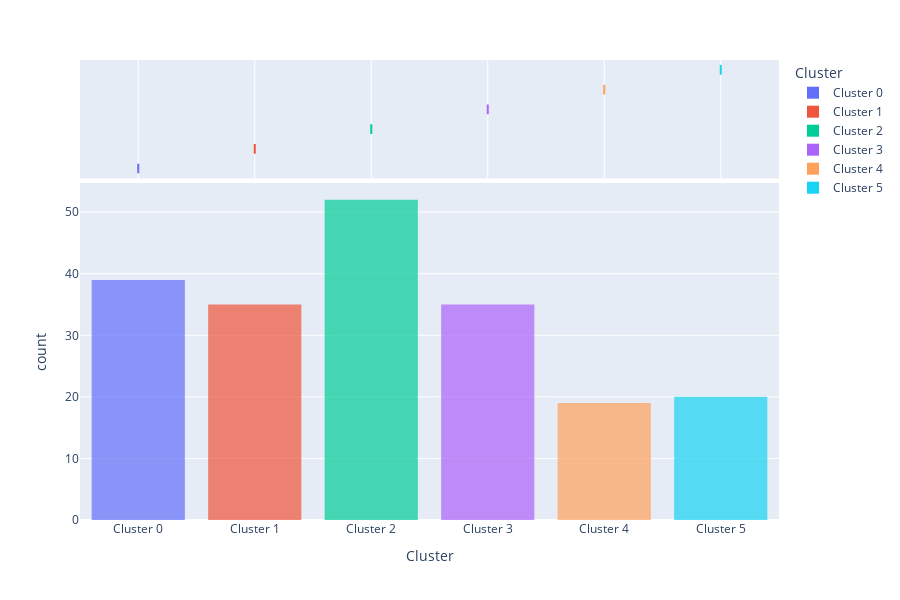

The notebook cell this image was saved under:
### Code cell
exp.plot_model(kmeans, plot='distribution')

### Figure 1 — Plotly figure (JSON) as saved in the notebook; plotly's stock layout.template omitted (floating-point values rounded to 4 significant figures; data arrays with more than 128 entries replaced by an {"elided": "..."} marker saying what was removed)
{"data": [{"alignmentgroup": "True", "bingroup": "x", "hovertemplate": "Cluster=%{x}<br>count=%{y}<extra></extra>", "legendgroup": "Cluster 0", "marker": {"color": "#636efa", "opacity": 0.7, "pattern": {"shape": ""}}, "name": "Cluster 0", "offsetgroup": "Cluster 0", "orientation": "v", "showlegend": true, "type": "histogram", "x": ["Cluster 0", "Cluster 0", "Cluster 0", "Cluster 0", "Cluster 0", "Cluster 0", "Cluster 0", "Cluster 0", "Cluster 0", "Cluster 0", "Cluster 0", "Cluster 0", "Cluster 0", "Cluster 0", "Cluster 0", "Cluster 0", "Cluster 0", "Cluster 0", "Cluster 0", "Cluster 0", "Cluster 0", "Cluster 0", "Cluster 0", "Cluster 0", "Cluster 0", "Cluster 0", "Cluster 0", "Cluster 0", "Cluster 0", "Cluster 0", "Cluster 0", "Cluster 0", "Cluster 0", "Cluster 0", "Cluster 0", "Cluster 0", "Cluster 0", "Cluster 0", "Cluster 0"], "xaxis": "x", "yaxis": "y"}, {"alignmentgroup": "True", "customdata": [[30, 137, 83], [38, 78, 76], [39, 78, 88], [34, 78, 90], [32, 77, 74], [28, 77, 97], [32, 76, 87], [32, 75, 93], [30, 78, 78], [35, 74, 72], [29, 73, 88], [31, 72, 71], [39, 71, 75], [38, 71, 75], [40, 71, 95], [31, 70, 77], [39, 69, 91], [32, 73, 73], [30, 78, 73], [27, 78, 89], [29, 98, 88], [38, 113, 91], [32, 103, 69], [36, 103, 85], [28, 101, 68], [30, 99, 97], [29, 79, 83], [32, 97, 86], [35, 93, 90], [35, 120, 79], [27, 88, 69], [36, 87, 92], [28, 87, 75], [32, 87, 63], [33, 86, 95], [36, 85, 75], [31, 81, 93], [30, 88, 86], [32, 126, 74]], "hovertemplate": "Cluster=%{x}<br>Age=%{customdata[0]}<br>Annual Income (k$)=%{customdata[1]}<br>Spending Score (1-100)=%{customdata[2]}<extra></extra>", "legendgroup": "Cluster 0", "marker": {"color": "#636efa"}, "name": "Cluster 0", "notched": true, "offsetgroup": "Cluster 0", "showlegend": false, "type": "box", "x": ["Cluster 0", "Cluster 0", "Cluster 0", "Cluster 0", "Cluster 0", "Cluster 0", "Cluster 0", "Cluster 0", "Cluster 0", "Cluster 0", "Cluster 0", "Cluster 0", "Cluster 0", "Cluster 0", "Cluster 0", "Cluster 0", "Cluster 0", "Cluster 0", "Cluster 0", "Cluster 0", "Cluster 0", "Cluster 0", "Cluster 0", "Cluster 0", "Cluster 0", "Cluster 0", "Cluster 0", "Cluster 0", "Cluster 0", "Cluster 0", "Cluster 0", "Cluster 0", "Cluster 0", "Cluster 0", "Cluster 0", "Cluster 0", "Cluster 0", "Cluster 0", "Cluster 0"], "xaxis": "x2", "yaxis": "y2"}, {"alignmentgroup": "True", "bingroup": "x", "hovertemplate": "Cluster=%{x}<br>count=%{y}<extra></extra>", "legendgroup": "Cluster 1", "marker": {"color": "#EF553B", "opacity": 0.7, "pattern": {"shape": ""}}, "name": "Cluster 1", "offsetgroup": "Cluster 1", "orientation": "v", "showlegend": true, "type": "histogram", "x": ["Cluster 1", "Cluster 1", "Cluster 1", "Cluster 1", "Cluster 1", "Cluster 1", "Cluster 1", "Cluster 1", "Cluster 1", "Cluster 1", "Cluster 1", "Cluster 1", "Cluster 1", "Cluster 1", "Cluster 1", "Cluster 1", "Cluster 1", "Cluster 1", "Cluster 1", "Cluster 1", "Cluster 1", "Cluster 1", "Cluster 1", "Cluster 1", "Cluster 1", "Cluster 1", "Cluster 1", "Cluster 1", "Cluster 1", "Cluster 1", "Cluster 1", "Cluster 1", "Cluster 1", "Cluster 1", "Cluster 1"], "xaxis": "x", "yaxis": "y"}, {"alignmentgroup": "True", "customdata": [[48, 61, 42], [47, 60, 47], [43, 48, 50], [49, 62, 56], [54, 47, 59], [47, 49, 42], [49, 62, 48], [32, 60, 42], [38, 54, 55], [48, 60, 49], [45, 54, 53], [40, 54, 48], [49, 54, 42], [50, 58, 46], [54, 63, 46], [46, 54, 44], [40, 60, 40], [53, 46, 46], [40, 69, 58], [55, 57, 58], [50, 40, 55], [50, 67, 57], [38, 64, 42], [51, 67, 43], [49, 65, 59], [49, 42, 52], [48, 54, 46], [48, 39, 36], [48, 77, 36], [56, 79, 35], [50, 43, 45], [47, 43, 41], [51, 44, 50], [43, 71, 35], [38, 67, 40]], "hovertemplate": "Cluster=%{x}<br>Age=%{customdata[0]}<br>Annual Income (k$)=%{customdata[1]}<br>Spending Score (1-100)=%{customdata[2]}<extra></extra>", "legendgroup": "Cluster 1", "marker": {"color": "#EF553B"}, "name": "Cluster 1", "notched": true, "offsetgroup": "Cluster 1", "showlegend": false, "type": "box", "x": ["Cluster 1", "Cluster 1", "Cluster 1", "Cluster 1", "Cluster 1", "Cluster 1", "Cluster 1", "Cluster 1", "Cluster 1", "Cluster 1", "Cluster 1", "Cluster 1", "Cluster 1", "Cluster 1", "Cluster 1", "Cluster 1", "Cluster 1", "Cluster 1", "Cluster 1", "Cluster 1", "Cluster 1", "Cluster 1", "Cluster 1", "Cluster 1", "Cluster 1", "Cluster 1", "Cluster 1", "Cluster 1", "Cluster 1", "Cluster 1", "Cluster 1", "Cluster 1", "Cluster 1", "Cluster 1", "Cluster 1"], "xaxis": "x2", "yaxis": "y2"}, {"alignmentgroup": "True", "bingroup": "x", "hovertemplate": "Cluster=%{x}<br>count=%{y}<extra></extra>", "legendgroup": "Cluster 2", "marker": {"color": "#00cc96", "opacity": 0.7, "pattern": {"shape": ""}}, "name": "Cluster 2", "offsetgroup": "Cluster 2", "orientation": "v", "showlegend": true, "type": "histogram", "x": ["Cluster 2", "Cluster 2", "Cluster 2", "Cluster 2", "Cluster 2", "Cluster 2", "Cluster 2", "Cluster 2", "Cluster 2", "Cluster 2", "Cluster 2", "Cluster 2", "Cluster 2", "Cluster 2", "Cluster 2", "Cluster 2", "Cluster 2", "Cluster 2", "Cluster 2", "Cluster 2", "Cluster 2", "Cluster 2", "Cluster 2", "Cluster 2", "Cluster 2", "Cluster 2", "Cluster 2", "Cluster 2", "Cluster 2", "Cluster 2", "Cluster 2", "Cluster 2", "Cluster 2", "Cluster 2", "Cluster 2", "Cluster 2", "Cluster 2", "Cluster 2", "Cluster 2", "Cluster 2", "Cluster 2", "Cluster 2", "Cluster 2", "Cluster 2", "Cluster 2", "Cluster 2", "Cluster 2", "Cluster 2", "Cluster 2", "Cluster 2", "Cluster 2", "Cluster 2"], "xaxis": "x", "yaxis": "y"}, {"alignmentgroup": "True", "customdata": {"elided": "52x3 int values"}, "hovertemplate": "Cluster=%{x}<br>Age=%{customdata[0]}<br>Annual Income (k$)=%{customdata[1]}<br>Spending Score (1-100)=%{customdata[2]}<extra></extra>", "legendgroup": "Cluster 2", "marker": {"color": "#00cc96"}, "name": "Cluster 2", "notched": true, "offsetgroup": "Cluster 2", "showlegend": false, "type": "box", "x": ["Cluster 2", "Cluster 2", "Cluster 2", "Cluster 2", "Cluster 2", "Cluster 2", "Cluster 2", "Cluster 2", "Cluster 2", "Cluster 2", "Cluster 2", "Cluster 2", "Cluster 2", "Cluster 2", "Cluster 2", "Cluster 2", "Cluster 2", "Cluster 2", "Cluster 2", "Cluster 2", "Cluster 2", "Cluster 2", "Cluster 2", "Cluster 2", "Cluster 2", "Cluster 2", "Cluster 2", "Cluster 2", "Cluster 2", "Cluster 2", "Cluster 2", "Cluster 2", "Cluster 2", "Cluster 2", "Cluster 2", "Cluster 2", "Cluster 2", "Cluster 2", "Cluster 2", "Cluster 2", "Cluster 2", "Cluster 2", "Cluster 2", "Cluster 2", "Cluster 2", "Cluster 2", "Cluster 2", "Cluster 2", "Cluster 2", "Cluster 2", "Cluster 2", "Cluster 2"], "xaxis": "x2", "yaxis": "y2"}, {"alignmentgroup": "True", "bingroup": "x", "hovertemplate": "Cluster=%{x}<br>count=%{y}<extra></extra>", "legendgroup": "Cluster 3", "marker": {"color": "#ab63fa", "opacity": 0.7, "pattern": {"shape": ""}}, "name": "Cluster 3", "offsetgroup": "Cluster 3", "orientation": "v", "showlegend": true, "type": "histogram", "x": ["Cluster 3", "Cluster 3", "Cluster 3", "Cluster 3", "Cluster 3", "Cluster 3", "Cluster 3", "Cluster 3", "Cluster 3", "Cluster 3", "Cluster 3", "Cluster 3", "Cluster 3", "Cluster 3", "Cluster 3", "Cluster 3", "Cluster 3", "Cluster 3", "Cluster 3", "Cluster 3", "Cluster 3", "Cluster 3", "Cluster 3", "Cluster 3", "Cluster 3", "Cluster 3", "Cluster 3", "Cluster 3", "Cluster 3", "Cluster 3", "Cluster 3", "Cluster 3", "Cluster 3", "Cluster 3", "Cluster 3"], "xaxis": "x", "yaxis": "y"}, {"alignmentgroup": "True", "customdata": [[50, 85, 26], [25, 77, 12], [33, 113, 8], [36, 87, 27], [47, 120, 16], [34, 78, 22], [19, 81, 5], [45, 126, 28], [44, 78, 20], [47, 78, 16], [28, 76, 40], [37, 78, 1], [40, 87, 13], [34, 78, 1], [36, 87, 10], [43, 78, 17], [57, 75, 5], [52, 88, 13], [37, 97, 32], [41, 99, 39], [54, 101, 24], [41, 103, 17], [23, 70, 29], [59, 93, 14], [34, 103, 23], [46, 98, 15], [59, 71, 11], [58, 88, 15], [25, 72, 34], [20, 73, 5], [44, 73, 7], [32, 137, 18], [19, 74, 10], [47, 71, 9], [42, 86, 20]], "hovertemplate": "Cluster=%{x}<br>Age=%{customdata[0]}<br>Annual Income (k$)=%{customdata[1]}<br>Spending Score (1-100)=%{customdata[2]}<extra></extra>", "legendgroup": "Cluster 3", "marker": {"color": "#ab63fa"}, "name": "Cluster 3", "notched": true, "offsetgroup": "Cluster 3", "showlegend": false, "type": "box", "x": ["Cluster 3", "Cluster 3", "Cluster 3", "Cluster 3", "Cluster 3", "Cluster 3", "Cluster 3", "Cluster 3", "Cluster 3", "Cluster 3", "Cluster 3", "Cluster 3", "Cluster 3", "Cluster 3", "Cluster 3", "Cluster 3", "Cluster 3", "Cluster 3", "Cluster 3", "Cluster 3", "Cluster 3", "Cluster 3", "Cluster 3", "Cluster 3", "Cluster 3", "Cluster 3", "Cluster 3", "Cluster 3", "Cluster 3", "Cluster 3", "Cluster 3", "Cluster 3", "Cluster 3", "Cluster 3", "Cluster 3"], "xaxis": "x2", "yaxis": "y2"}, {"alignmentgroup": "True", "bingroup": "x", "hovertemplate": "Cluster=%{x}<br>count=%{y}<extra></extra>", "legendgroup": "Cluster 4", "marker": {"color": "#FFA15A", "opacity": 0.7, "pattern": {"shape": ""}}, "name": "Cluster 4", "offsetgroup": "Cluster 4", "orientation": "v", "showlegend": true, "type": "histogram", "x": ["Cluster 4", "Cluster 4", "Cluster 4", "Cluster 4", "Cluster 4", "Cluster 4", "Cluster 4", "Cluster 4", "Cluster 4", "Cluster 4", "Cluster 4", "Cluster 4", "Cluster 4", "Cluster 4", "Cluster 4", "Cluster 4", "Cluster 4", "Cluster 4", "Cluster 4"], "xaxis": "x", "yaxis": "y"}, {"alignmentgroup": "True", "customdata": [[37, 20, 13], [20, 16, 6], [58, 20, 15], [67, 19, 14], [35, 18, 6], [64, 19, 3], [60, 30, 4], [52, 23, 29], [35, 24, 35], [46, 25, 5], [54, 28, 14], [45, 28, 32], [40, 29, 31], [53, 33, 4], [49, 33, 14], [42, 34, 17], [36, 37, 26], [49, 39, 28], [35, 21, 35]], "hovertemplate": "Cluster=%{x}<br>Age=%{customdata[0]}<br>Annual Income (k$)=%{customdata[1]}<br>Spending Score (1-100)=%{customdata[2]}<extra></extra>", "legendgroup": "Cluster 4", "marker": {"color": "#FFA15A"}, "name": "Cluster 4", "notched": true, "offsetgroup": "Cluster 4", "showlegend": false, "type": "box", "x": ["Cluster 4", "Cluster 4", "Cluster 4", "Cluster 4", "Cluster 4", "Cluster 4", "Cluster 4", "Cluster 4", "Cluster 4", "Cluster 4", "Cluster 4", "Cluster 4", "Cluster 4", "Cluster 4", "Cluster 4", "Cluster 4", "Cluster 4", "Cluster 4", "Cluster 4"], "xaxis": "x2", "yaxis": "y2"}, {"alignmentgroup": "True", "bingroup": "x", "hovertemplate": "Cluster=%{x}<br>count=%{y}<extra></extra>", "legendgroup": "Cluster 5", "marker": {"color": "#19d3f3", "opacity": 0.7, "pattern": {"shape": ""}}, "name": "Cluster 5", "offsetgroup": "Cluster 5", "orientation": "v", "showlegend": true, "type": "histogram", "x": ["Cluster 5", "Cluster 5", "Cluster 5", "Cluster 5", "Cluster 5", "Cluster 5", "Cluster 5", "Cluster 5", "Cluster 5", "Cluster 5", "Cluster 5", "Cluster 5", "Cluster 5", "Cluster 5", "Cluster 5", "Cluster 5", "Cluster 5", "Cluster 5", "Cluster 5", "Cluster 5"], "xaxis": "x", "yaxis": "y"}, {"alignmentgroup": "True", "customdata": [[68, 48, 48], [70, 49, 55], [60, 50, 49], [57, 54, 51], [59, 54, 47], [68, 59, 55], [67, 62, 59], [60, 50, 56], [63, 48, 51], [65, 63, 52], [66, 63, 50], [70, 46, 56], [68, 63, 43], [66, 63, 48], [69, 44, 46], [59, 43, 60], [63, 65, 43], [65, 38, 35], [67, 47, 52], [67, 54, 41]], "hovertemplate": "Cluster=%{x}<br>Age=%{customdata[0]}<br>Annual Income (k$)=%{customdata[1]}<br>Spending Score (1-100)=%{customdata[2]}<extra></extra>", "legendgroup": "Cluster 5", "marker": {"color": "#19d3f3"}, "name": "Cluster 5", "notched": true, "offsetgroup": "Cluster 5", "showlegend": false, "type": "box", "x": ["Cluster 5", "Cluster 5", "Cluster 5", "Cluster 5", "Cluster 5", "Cluster 5", "Cluster 5", "Cluster 5", "Cluster 5", "Cluster 5", "Cluster 5", "Cluster 5", "Cluster 5", "Cluster 5", "Cluster 5", "Cluster 5", "Cluster 5", "Cluster 5", "Cluster 5", "Cluster 5"], "xaxis": "x2", "yaxis": "y2"}], "layout": {"barmode": "relative", "height": 600, "legend": {"title": {"text": "Cluster"}, "tracegroupgap": 0}, "margin": {"t": 60}, "xaxis": {"anchor": "y", "categoryarray": ["Cluster 0", "Cluster 1", "Cluster 2", "Cluster 3", "Cluster 4", "Cluster 5"], "categoryorder": "array", "domain": [0, 1], "title": {"text": "Cluster"}}, "xaxis2": {"anchor": "y2", "domain": [0, 1], "matches": "x", "showgrid": true, "showticklabels": false}, "yaxis": {"anchor": "x", "domain": [0, 0.7326], "title": {"text": "count"}}, "yaxis2": {"anchor": "x2", "domain": [0.7426, 1], "matches": "y2", "showgrid": false, "showline": false, "showticklabels": false, "ticks": ""}}}
